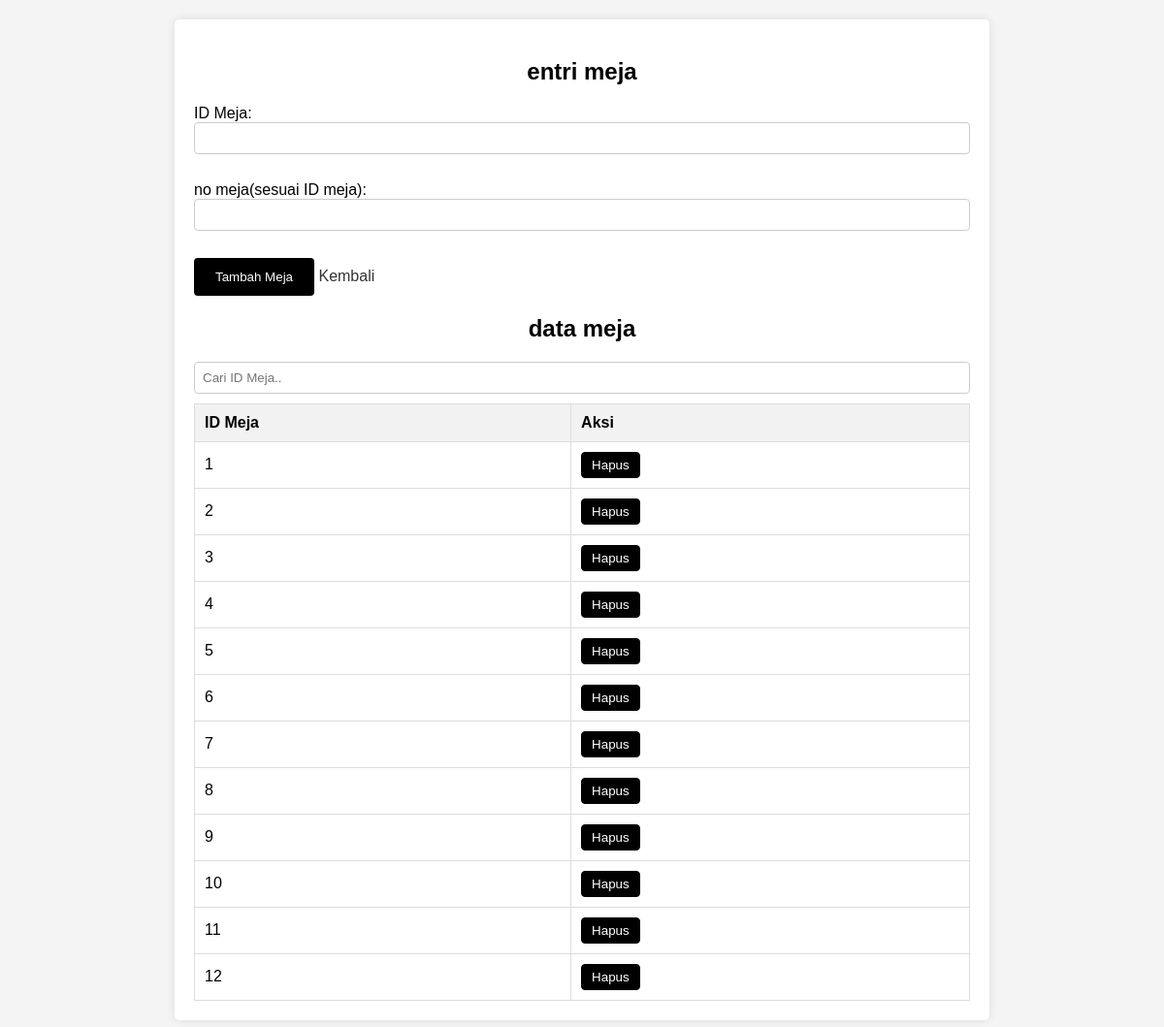
Screenshot of /dashboard/admin/data_meja.php with the database file from the repository.
### tables this page shows
CREATE TABLE `tb_meja` (
  `meja_id` int NOT NULL,
  `status` int NOT NULL
);

### dashboard/admin/data_meja.php (the view, shortened to what this page needs)
<!DOCTYPE html>
<html lang="en">
<head>
</head>
<body>
    <div class="container">
        <h2>entri meja</h2>
        <form action="../fungsi/aksi.php" method="post">
            <label for="meja_id">ID Meja:</label>
            <input type="text" name="meja_id" id="meja_id" required><br><br>
            <label for="status">no meja(sesuai ID meja): </label>
            <input type="text" name="status" id="status" required><br><br>
            <button type="submit" name="tambah" style="background-color: #000; color: #fff; border: 2px solid #000;">Tambah Meja</button>
            <a href="../index.php?order">Kembali</a>
        </form>
        <h2>data meja</h2>
        <input type="text" id="searchInput" onkeyup="searchTable()" placeholder="Cari ID Meja..">
        <table id="mejaTable">
            <tr>
                <th>ID Meja</th>
                <th>Aksi</th>
            </tr>
            <?php
            include '../../koneksi.php';
            $query = "SELECT * FROM tb_meja";
            $result = mysqli_query($kon, $query);
            while ($row = mysqli_fetch_assoc($result)) {
                echo "<tr>";
                echo "<td>" . $row['meja_id'] . "</td>";
                echo "<td><button onclick='hapusMeja(" . $row['meja_id'] . ")' style='background-color: #000; color: #fff; padding: 5px 10px; border: 1px solid #000; border-radius: 4px;'>Hapus</button></td>";
                echo "</tr>";
            }
            ?>
    </div>
</body>
</html>

### dashboard/admin/data_meja.php (style rules this page uses)
body { font-family: Arial, sans-serif; margin: 0; padding: 0; background-color: #f4f4f4; }
.container { max-width: 800px; margin: 20px auto; padding: 20px; background-color: #fff; border-radius: 5px; box-shadow: 0 0 10px rgba(0, 0, 0, 0.1); }
h1, h2 { text-align: center; margin-bottom: 20px; }
table { width: 100%; border-collapse: collapse; }
th, td { padding: 10px; border: 1px solid #ddd; text-align: left; }
th { background-color: #f2f2f2; }
form { margin-bottom: 20px; }
input[type="text"] { width: 100%; padding: 8px; margin-bottom: 10px; border: 1px solid #ccc; border-radius: 4px; box-sizing: border-box; }
button[type="submit"] { background-color: #4caf50; color: #fff; padding: 10px 20px; border: none; border-radius: 4px; cursor: pointer; }
a { text-decoration: none; color: #333; }

### rows the page displays
tb_meja: meja_id "1"
tb_meja: meja_id "2"
tb_meja: meja_id "3"
tb_meja: meja_id "4"
tb_meja: meja_id "5"
tb_meja: meja_id "6"
tb_meja: meja_id "7"
tb_meja: meja_id "8"
tb_meja: meja_id "9"
tb_meja: meja_id "10"
tb_meja: meja_id "11"
tb_meja: meja_id "12"
